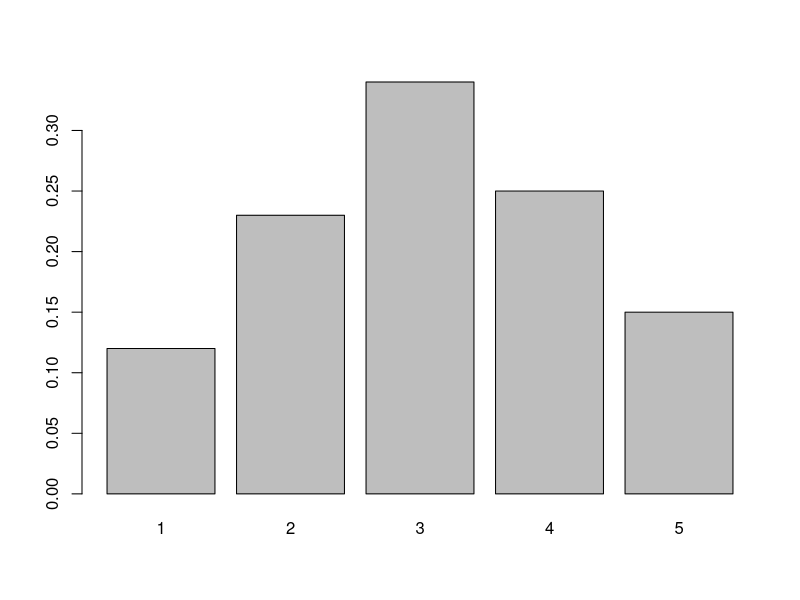

Here is the R script that generated this plot:
## ---- chunk 1
knitr::opts_chunk$set(echo = TRUE)
## ---- chunk 2
# Use c() to define the following:
X <- c(1, 2, 3, 4, 5)
prob <- c(0.12, 0.23, 0.34, 0.25, 0.15)
prob
sum(prob)
## ---- chunk 3
a <- c(1,2,3)
b <- c(4,5,6)

# multiplying `a` and `b` results in "position-wise" multiplication:
a*b

# squaring `a` results in squaring each value of `a`:
a^2

# applying `sum()` to `a` adds up the values of `a`:
sum(a)

# applying `sqrt()` to `sum(a)` adds up the values of `a` and determines the square root:
sqrt(sum(a))
## ---- chunk 4
expect <- sum(X * prob)
vari <- sum((X - expect)^2 * prob)
stand <- sqrt(vari)
## ---- chunk 5
# barplot has a names.arg option for labeling purposes.
barplot(prob,names.arg = X)
## ---- chunk 6
# (a) NOTE: In R, `c(3,4,5,6,7,8)` and `3:8` will produce the same result. 
#           `a:b` can be used to produce integers from `a` to `b`.
X1 <-  0:5
# (b)
prob_b <- dbinom(X1, 5, 0.5)
# (c)
prob_3 <- 1 - pbinom(3, 5, 0.5)
# (d)
sim_disc <- rbinom(1000, 5, 0.5)
# (e)
## ---- chunk 7
hyper_prob <- phyper(1, 1000, 9000, 10)
## ---- chunk 8
mu <- 64.5
sigma <- 2.5
# (a) 
prob_60_64 <- pnorm(64, mu, sigma) - pnorm(60, mu, sigma)
# (b)
prob_67 <- 1 - pnorm(67, mu, sigma)
# (c)
p_90 <- qnorm(0.9, mu, sigma)
# (d)
set.seed(123)
sim_cts <- rnorm(1000, mu, sigma)
# (e)
mean(sim_cts)
mu
